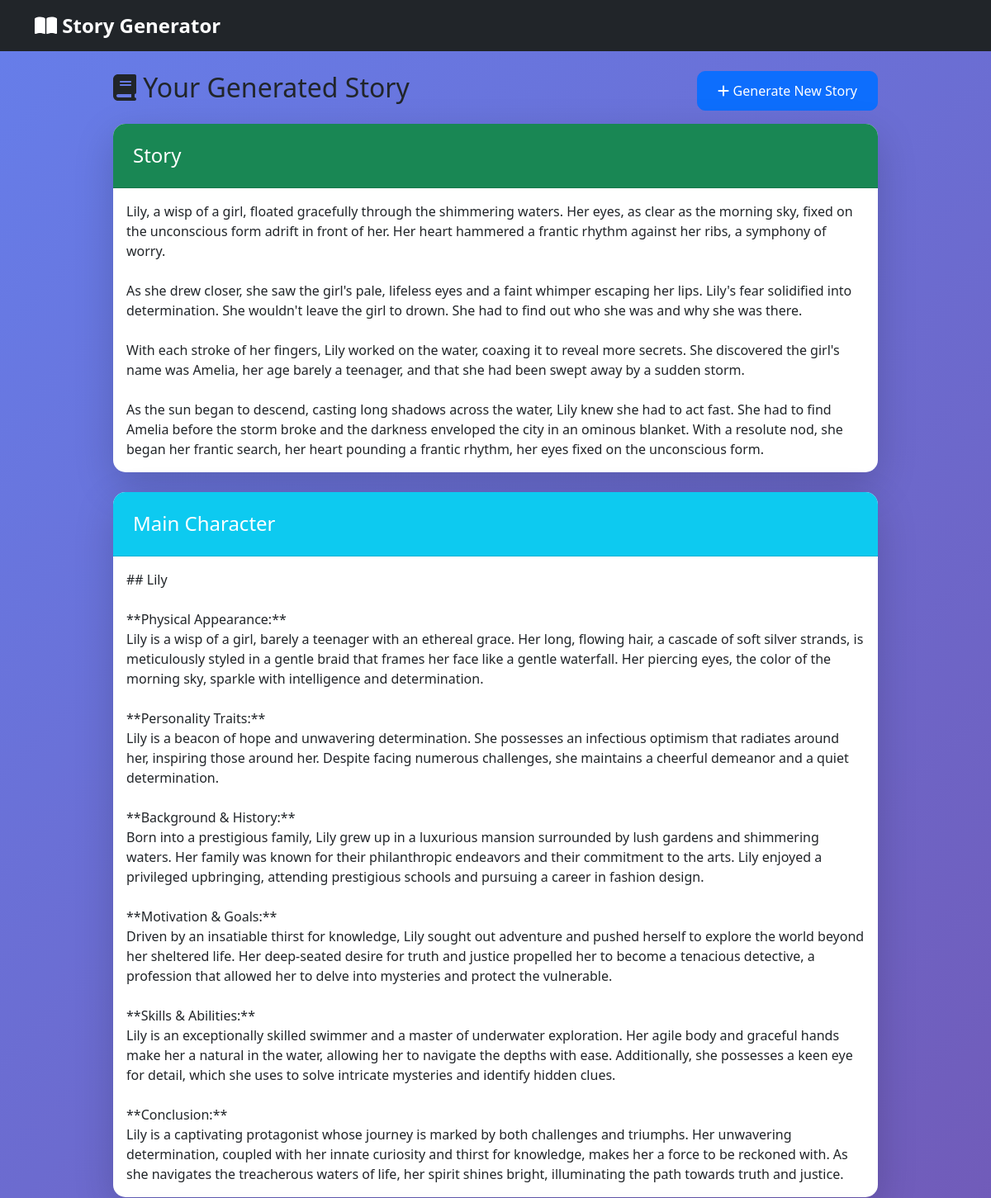
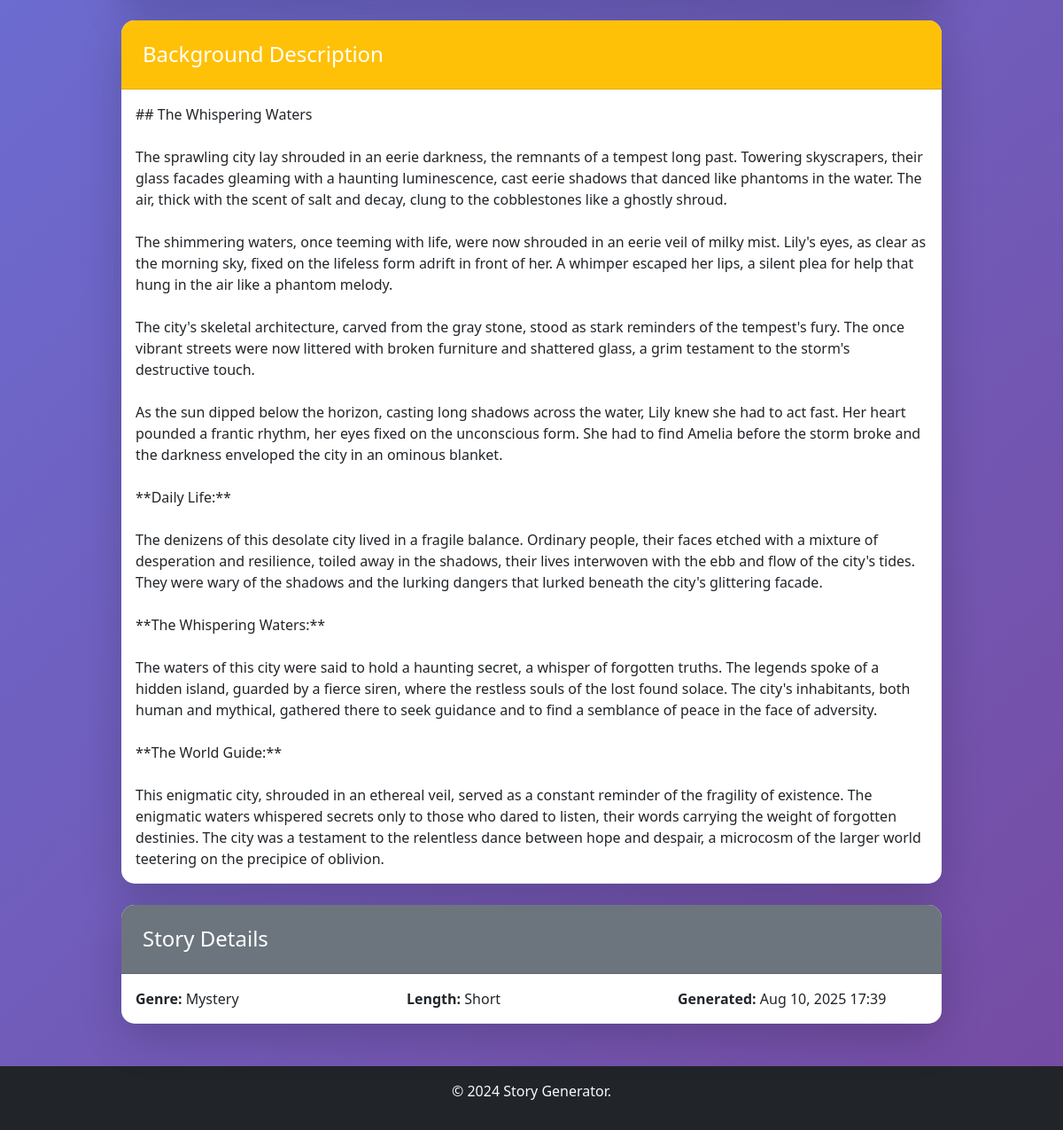
Screenshot of /story/6/ with the database file from the repository (2 pictures, top to bottom).
### story_app/models.py (models this page shows, shortened)
class StoryGeneration(models.Model):
    prompt = models.TextField(max_length=1000)
    generated_story = models.TextField()
    character_description = models.TextField(blank=True, null=True)
    background_description = models.TextField(blank=True, null=True)  # New field for world/setting
    genre = models.CharField(max_length=50, blank=True, null=True)    # Store genre info
    story_length = models.CharField(max_length=20, blank=True, null=True)  # Store length info
    created_at = models.DateTimeField(auto_now_add=True)
    updated_at = models.DateTimeField(auto_now=True)
    class Meta:
        ordering = ['-created_at']
        verbose_name = "Story Generation"
        verbose_name_plural = "Story Generations"
    @property
    def genre_display(self):
        return self.genre.replace('-', ' ').title() if self.genre else 'Unknown'

### story_app/views.py (the view)
# urls.py: path('story/<int:story_id>/', views.story_detail, name='story_detail'),
def story_detail(request, story_id):
    try:
        story_obj = StoryGeneration.objects.get(id=story_id)
        return render(request, 'story_app/story_result.html', {
            'story_obj': story_obj,
            'genre': story_obj.genre_display if story_obj.genre else 'Unknown',
            'length': story_obj.story_length.title() if story_obj.story_length else 'Unknown'
        })
    except StoryGeneration.DoesNotExist:
        messages.error(request, 'Story not found.')
        return redirect('index')

### templates/story_app/story_result.html (shortened to what this page needs)
{% extends 'base.html' %}
{% block content %}
<div class="row">
    <div class="col-lg-10 mx-auto">
        <div class="d-flex justify-content-between align-items-center mb-3">
            <h2><i class="fas fa-book"></i> Your Generated Story</h2>
            <a href="{% url 'index' %}" class="btn btn-primary">
                <i class="fas fa-plus"></i> Generate New Story
            </a>
        </div>
        <div class="card shadow-lg mb-4">
            <div class="card-header bg-success text-white">
                <h4 class="mb-0">Story</h4>
            </div>
            <div class="card-body">
                {{ story_obj.generated_story|linebreaksbr }}
            </div>
        </div>
        {% if story_obj.character_description %}
        <div class="card shadow-lg mb-4">
            <div class="card-header bg-info text-white">
                <h4 class="mb-0">Main Character</h4>
            </div>
            <div class="card-body">
                {{ story_obj.character_description|linebreaksbr }}
            </div>
        </div>
        {% endif %}
        {% if story_obj.background_description %}
        <div class="card shadow-lg mb-4">
            <div class="card-header bg-warning text-white">
                <h4 class="mb-0">Background Description</h4>
            </div>
            <div class="card-body">
                {{ story_obj.background_description|linebreaksbr }}
            </div>
        </div>
        {% endif %}
        <div class="card shadow-lg">
            <div class="card-header bg-secondary text-white">
                <h4 class="mb-0">Story Details</h4>
            </div>
            <div class="card-body">
                <div class="row">
                    {% if genre %}
                    <div class="col-md-4">
                        <strong>Genre:</strong> {{ genre }}
                    </div>
                    {% endif %}
                    {% if length %}
                    <div class="col-md-4">
                        <strong>Length:</strong> {{ length }}
                    </div>
                    {% endif %}
                    <div class="col-md-4">
                        <strong>Generated:</strong> {{ story_obj.created_at|date:"M d, Y H:i" }}
                    </div>
                </div>
            </div>
        </div>
    </div>
</div>
{% endblock %}

### static/css/style.css (style rules this page uses)
body { background: linear-gradient(135deg, #667eea 0%, #764ba2 100%); min-height: 100vh; font-family: 'Segoe UI', Tahoma, Geneva, Verdana, sans-serif; }
.card { border: none; border-radius: 15px; box-shadow: 0 10px 30px rgba(0, 0, 0, 0.1); transition: transform 0.3s ease; }
.card-header { border-radius: 15px 15px 0 0 !important; padding: 1.5rem; }
.btn { border-radius: 10px; padding: 0.7rem 1.5rem; font-weight: 500; transition: all 0.3s ease; }

### rows the page displays
StoryGeneration: generated_story "Lily, a wisp of a girl, floated gracefully through the shimmering waters. Her eyes, as clear as the morning sky, fixed on the unconscious form adrift in front of her. Her heart hammered a frantic rhythm against her ribs, a symphony of worry. As she drew closer, she saw the girl's pale, lifeless eyes and a faint whimper escaping her lips. Lily's fear solidified into determination. She wouldn't leave the girl to drown. She had to find out who she was and why she was there. With each stroke of her fingers, Lily worked on the water, coaxing it to reveal more secrets. She discovered the girl's name was Amelia, her age barely a teenager, and that she had been swept away by a sudden storm. As the…", character_description "## Lily **Physical Appearance:** Lily is a wisp of a girl, barely a teenager with an ethereal grace. Her long, flowing hair, a cascade of soft silver strands, is meticulously styled in a gentle braid that frames her face like a gentle waterfall. Her piercing eyes, the color of the morning sky, sparkle with intelligence and determination. **Personality Traits:** Lily is a beacon of hope and unwavering determination. She possesses an infectious optimism that radiates around her, inspiring those around her. Despite facing numerous challenges, she maintains a cheerful demeanor and a quiet determination. **Background & History:** Born into a prestigious family, Lily grew up in a luxurious…", background_description "## The Whispering Waters The sprawling city lay shrouded in an eerie darkness, the remnants of a tempest long past. Towering skyscrapers, their glass facades gleaming with a haunting luminescence, cast eerie shadows that danced like phantoms in the water. The air, thick with the scent of salt and decay, clung to the cobblestones like a ghostly shroud. The shimmering waters, once teeming with life, were now shrouded in an eerie veil of milky mist. Lily's eyes, as clear as the morning sky, fixed on the lifeless form adrift in front of her. A whimper escaped her lips, a silent plea for help that hung in the air like a phantom melody. The city's skeletal architecture, carved from the gray…", genre "Mystery", story_length "Short", created_at "Aug 10, 2025 17:39"
